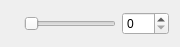
<?xml version="1.0" encoding="UTF-8"?>
<ui version="4.0">
 <class>Slider</class>
 <widget class="QWidget" name="Slider">
  <property name="geometry">
   <rect>
    <x>0</x>
    <y>0</y>
    <width>180</width>
    <height>47</height>
   </rect>
  </property>
  <property name="windowTitle">
   <string>Form</string>
  </property>
  <layout class="QGridLayout" name="gridLayout">
   <item row="0" column="1">
    <widget class="QSlider" name="valueSlider">
     <property name="maximum">
      <number>255</number>
     </property>
     <property name="orientation">
      <enum>Qt::Horizontal</enum>
     </property>
    </widget>
   </item>
   <item row="0" column="2">
    <widget class="QSpinBox" name="valueSpinBox">
     <property name="maximum">
      <number>255</number>
     </property>
    </widget>
   </item>
   <item row="0" column="0">
    <widget class="QLabel" name="idLabel">
     <property name="text">
      <string/>
     </property>
    </widget>
   </item>
  </layout>
 </widget>
 <resources/>
 <connections/>
</ui>
